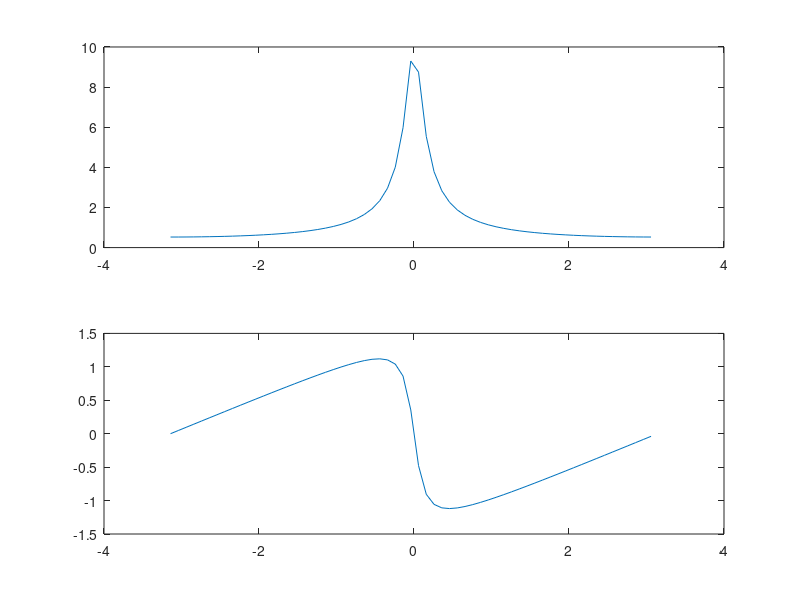
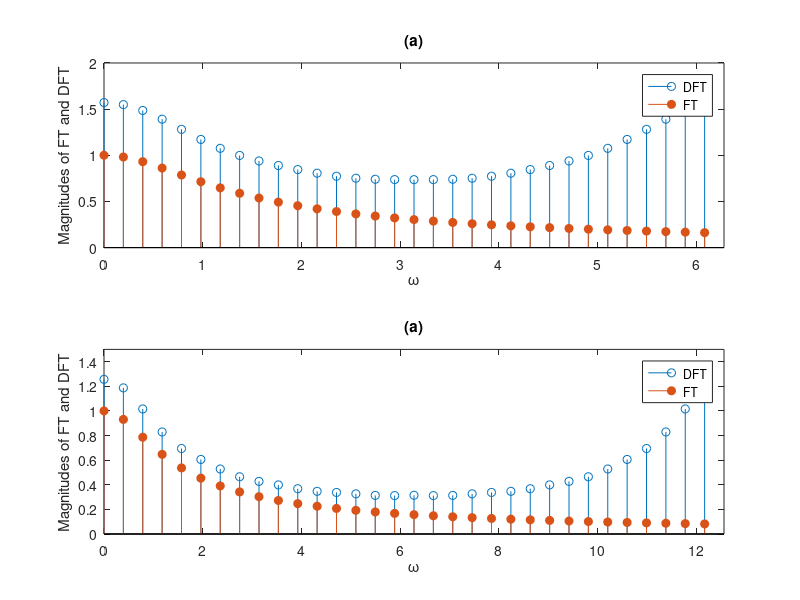
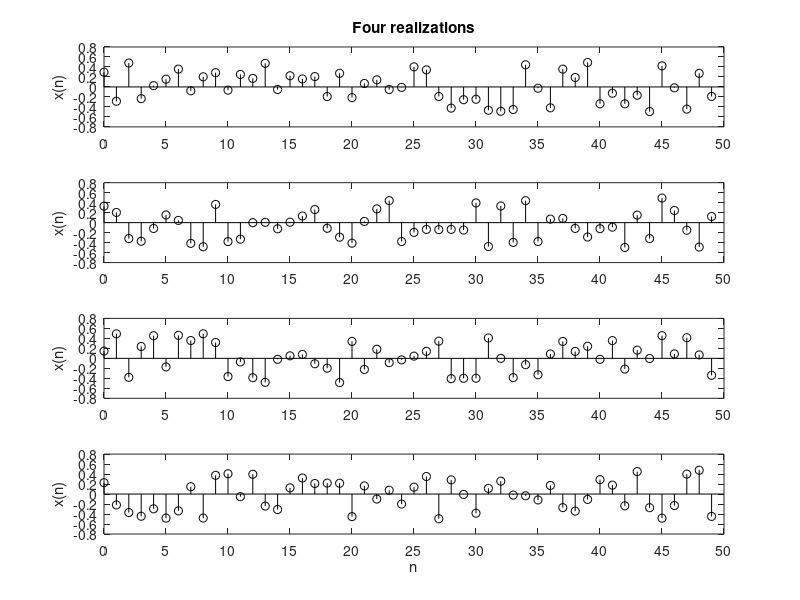

These figures' MATLAB source, in order: (Note: this script raises an error after producing the figures.)
%script file: ASP_hands_on_lab

%
% Hands on ASP Lab
% May 14 2012
% 
% Alex Moriarty
%
% Task:
% Reproduce Fig 2.2.1 & 2.2.2 from 
% Adaptive Filtering Primer with Matlab
% Alexander D. Poularikas & Zayed M. Ramadan
%
% 

% this will be figure 2.2.1
fig1 = figure('Name', 'Figure 2.2.1', 'NumberTitle', 'off'); 
w = -pi:.1:pi;
A_w = 1./sqrt((1-0.9*cos(w)).^2+(0.9*sin(w)).^2);
Phi_w = -atan(0.9*sin(w)./(1-0.9*cos(w)));
subplot(211); % for plot a of figure 2.2.1
plot(w,A_w);
subplot(212); % for plot b of figure 2.2.1
plot(w,Phi_w);

% this will be figure 2.2.2
fig2 = figure('Name', 'Figure 2.2.2', 'NumberTitle','off'); 
t = 0:1:4;
x = exp(-t);
dftx1 = fft(x,32);
w = 0:2*pi/32:2*pi-(2*pi/32);
subplot(211); % for plot a from figure 2.2.2
stem(w,abs(dftx1));
FT1=1./sqrt(1+w.^2); 
hold on; 
stem(w, abs(FT1),'filled');
xlabel('\omega'); ylabel('Magnitudes of FT and DFT');
title('(a)'); axis([0 2*pi 0 2]); legend('DFT','FT','Location','Best');

subplot(212); % for plot b from figure 2.2.2
nt = 0:0.5:4;
x = exp(-nt);
dftx2 = 0.5*fft(x,32);
w = 0:4*pi/32:4*pi-(4*pi/32);
stem(w,abs(dftx2));
FT2 = 1./sqrt(1+w.^2);
hold on;
stem(w, abs(FT2),'filled');
xlabel('\omega'); ylabel('Magnitudes of FT and DFT');
title('(a)'); axis([0 4*pi 0 1.5]); legend('DFT','FT','Location','Best');

%this will be figure 3.1.1
fig3 = figure('Name', 'Figure 3.1.1', 'NumberTitle', 'off');
clear('x');
for n = 1:4;
    x(n,:) = rand(1,50)-0.5;
end;
m = 0:49;
for i = 1:4;
    subplot(4,1,i);
    
    stem(m,x(i,:),'k');
    ylabel('x(n)');
    if i == 1;
        title('Four realizations');
    elseif i == 4;
        xlabel('n');
    end;
    set(gca,'XTick',0:5:50);

end;

% this will be figure 3.2.1
fig4 = figure('Name', 'Figure 3.2.1', 'NumberTitle', 'off');
clear('x');
[mx, rx] = aameanautocensemble(10,50);
subplot(221); % mean of 10 realizations
stem(m, mx);
xlabel('mean of 10 realizations');
subplot(223); % autoc of 10 realizations
stem(m, rx);
xlabel('Autoc. for 10 realizations');

[mx, rx] = aameanautocensemble(400,50);
subplot(222); % mean of 400 realizations
stem(m, mx);
xlabel('mean of 400 realizations');
subplot(224); % autoc of 400 realizations
stem(m, mx);
xlabel('Autoc for 400 realizations');
axis([0 60 -0.5 1.5]);


% this will be figure 3.3.1
fig5 = figure('Name', 'Figure 3.3.1', 'NumberTitle', 'off');
clear('x', 'm');
x = randn(1,40);
n = 0:39;
ru=aasampleunbiasedautoc(x,20);
rb=aasamplebiasedautoc(x,20);
subplot(311); % x(n)
stem(n,x);
xlabel('n');
ylabel('x(n)');
subplot(312);
m = 0:19;
stem(m,ru);
xlabel('m');
ylabel('r(unbiased)');
subplot(313);
stem(m,rb);
xlabel('m');
ylabel('r(biased)');


%Display figures in inverse order: showing fig1 first)
figure(fig5);
figure(fig4);
figure(fig3);
figure(fig2);
figure(fig1);